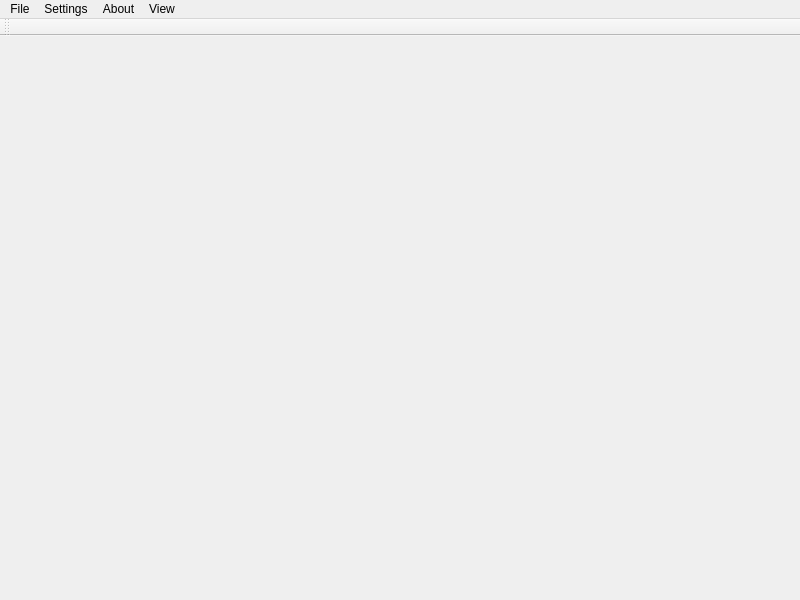
<?xml version="1.0" encoding="UTF-8"?>
<ui version="4.0">
 <class>MainWindow</class>
 <widget class="QMainWindow" name="MainWindow">
  <property name="geometry">
   <rect>
    <x>0</x>
    <y>0</y>
    <width>800</width>
    <height>600</height>
   </rect>
  </property>
  <property name="windowTitle">
   <string>MainWindow</string>
  </property>
  <widget class="QWidget" name="centralWidget"/>
  <widget class="QMenuBar" name="menuBar">
   <property name="geometry">
    <rect>
     <x>0</x>
     <y>0</y>
     <width>800</width>
     <height>20</height>
    </rect>
   </property>
   <widget class="QMenu" name="menuNew">
    <property name="title">
     <string>File</string>
    </property>
    <widget class="QMenu" name="menuNew_2">
     <property name="title">
      <string>New</string>
     </property>
     <addaction name="actionModel1"/>
     <addaction name="actionModel2"/>
     <addaction name="actionModel3"/>
    </widget>
    <addaction name="menuNew_2"/>
    <addaction name="actionOpen"/>
    <addaction name="actionOpen_sql"/>
    <addaction name="actionExit"/>
   </widget>
   <widget class="QMenu" name="menuAbout">
    <property name="title">
     <string>About</string>
    </property>
   </widget>
   <widget class="QMenu" name="menuSettings">
    <property name="title">
     <string>Settings</string>
    </property>
    <addaction name="actionCoefficient"/>
   </widget>
   <widget class="QMenu" name="menuView">
    <property name="title">
     <string>View</string>
    </property>
   </widget>
   <addaction name="menuNew"/>
   <addaction name="menuSettings"/>
   <addaction name="menuAbout"/>
   <addaction name="menuView"/>
  </widget>
  <widget class="QToolBar" name="toolBar">
   <property name="windowTitle">
    <string>toolBar</string>
   </property>
   <attribute name="toolBarArea">
    <enum>TopToolBarArea</enum>
   </attribute>
   <attribute name="toolBarBreak">
    <bool>false</bool>
   </attribute>
  </widget>
  <action name="actionOpen">
   <property name="text">
    <string>Open</string>
   </property>
  </action>
  <action name="actionExit">
   <property name="text">
    <string>Exit</string>
   </property>
  </action>
  <action name="actionCoefficient">
   <property name="text">
    <string>Coefficient</string>
   </property>
  </action>
  <action name="actionOpen_sql">
   <property name="text">
    <string>Open(sql)</string>
   </property>
  </action>
  <action name="actionModel1">
   <property name="text">
    <string>Model1</string>
   </property>
  </action>
  <action name="actionModel2">
   <property name="text">
    <string>Model2</string>
   </property>
  </action>
  <action name="actionModel3">
   <property name="text">
    <string>Model3</string>
   </property>
  </action>
 </widget>
 <resources/>
 <connections/>
</ui>
